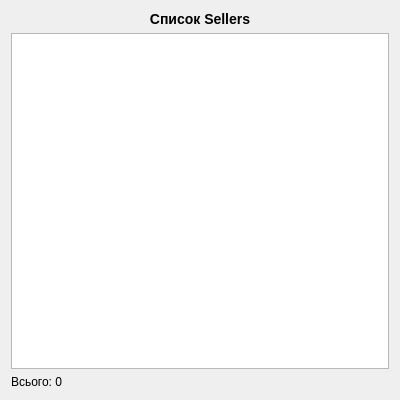
<?xml version="1.0" encoding="UTF-8"?>
<ui version="4.0">
 <class>SellerListDialog</class>
 <widget class="QDialog" name="SellerListDialog">
  <property name="geometry">
   <rect>
    <x>0</x>
    <y>0</y>
    <width>400</width>
    <height>400</height>
   </rect>
  </property>
  <property name="windowTitle">
   <string>Список Sellers</string>
  </property>
  <layout class="QVBoxLayout" name="verticalLayout">
   <item>
    <widget class="QLabel" name="label_title">
     <property name="text">
      <string>&lt;h3&gt;Список Sellers&lt;/h3&gt;</string>
     </property>
     <property name="alignment">
      <set>Qt::AlignCenter</set>
     </property>
    </widget>
   </item>
   <item>
    <widget class="QListWidget" name="listWidget"/>
   </item>
   <item>
    <widget class="QLabel" name="label_count">
     <property name="text">
      <string>Всього: 0</string>
     </property>
    </widget>
   </item>
  </layout>
 </widget>
 <resources/>
 <connections/>
</ui>
